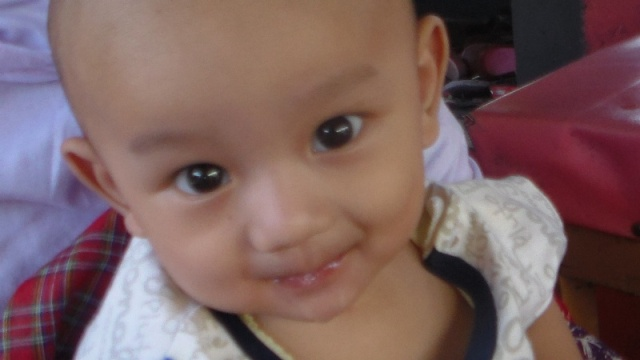
//> input picture SAM_0261.JPG, 640 x 360 px
$ ./main   (built with g++ and OpenCV 4)
//> lines starting //> are read from the running program, lines starting //| are printed output that depends on the picture
#include <iostream>
#include <stdio.h>
#include <stdlib.h>
#include <math.h>
#include <stdlib.h>
#include "opencv\cv.h"
#include "opencv\highgui.h"

using namespace std;
using namespace cv;

int main(int argc, char *argv[])
{
    //Memasukan Gambar dan mangubah menjadi grayscale
    IplImage* imgAsli = cvLoadImage("SAM_0261.jpg", CV_LOAD_IMAGE_COLOR);
//> imgAsli is the input picture: 360 rows x 640 cols, CV_8UC3; mean B, G, R 96.2, 96.8, 124.4
    IplImage* img = cvCreateImage(cvGetSize(imgAsli), IPL_DEPTH_8U, 1);
    cvCvtColor(imgAsli, img, CV_RGB2GRAY);
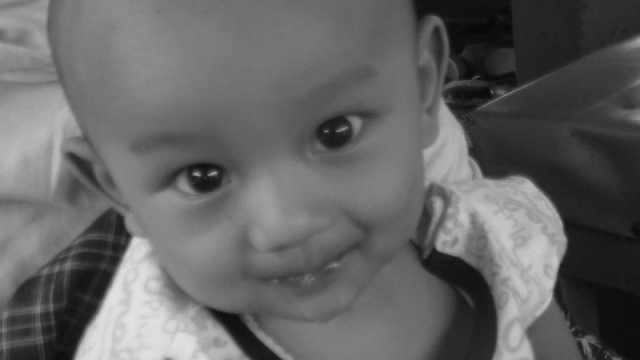
//> img: 360 rows x 640 cols, CV_8UC1; min 7, max 227, mean 99.7
    cvShowImage("Original", img);

    // Mengambil informasi image
    int height,width,step,channels;
    uchar *data;
    int i,j,k;
    height    = img->height;
//> height = 360
    width     = img->width;
//> width = 640
    step      = img->widthStep;
//> step = 640
    channels  = img->nChannels;
//> channels = 1
    data      = (uchar *)img->imageData;
    printf("Processing a %dx%d image with %d channels\n",height,width,channels);
//| Processing a 360x640 image with 1 channels

    // contrast stretching
    int x, r1=70, r2=140, s1=0, s2=255;
    for(i=0;i<height;i++)
        for(j=0;j<width;j++)
           // for(k=0;k<channels;k++)
           {
                   // data[i*step+j*channels+k]= (data[i*step+j*channels+k])^4;
                   x=data[i*step+j];
                if(0 <= x && x <= r1) x= s1/r1 * x;
                else if(r1 < x && x <= r2)x=((s2 - s1)/(r2 - r1)) * (x - r1) + s1;
                else if(r2 < x && x <= 255) x= ((255 - s2)/(255 - r2)) * (x - r2) + s2;
                data[i*step+j] = x;
       }
//> this loop made 360 passes
//> x on passes 1 to 3: 0, 0, 0
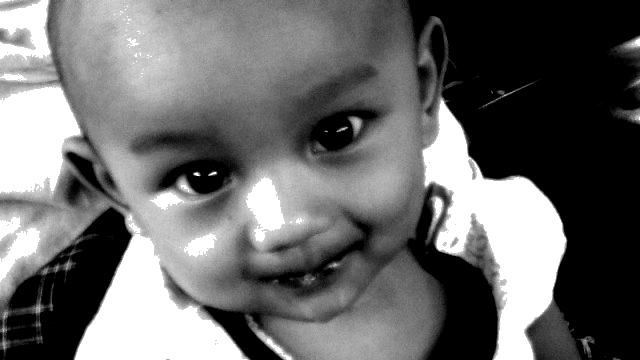
//> img: 360 rows x 640 cols, CV_8UC1; min 0, max 255, mean 106.9
//> after the loop, x = 0
    cvShowImage("Contrast Stretching", img );


    //flipping
//> (the run ends here: the program crashes, at `cvFlip(imgAsli, 1, 0);`)

$ run again, with C360_2014-01-18-18-25-29-978.jpg copied over SAM_0261.JPG
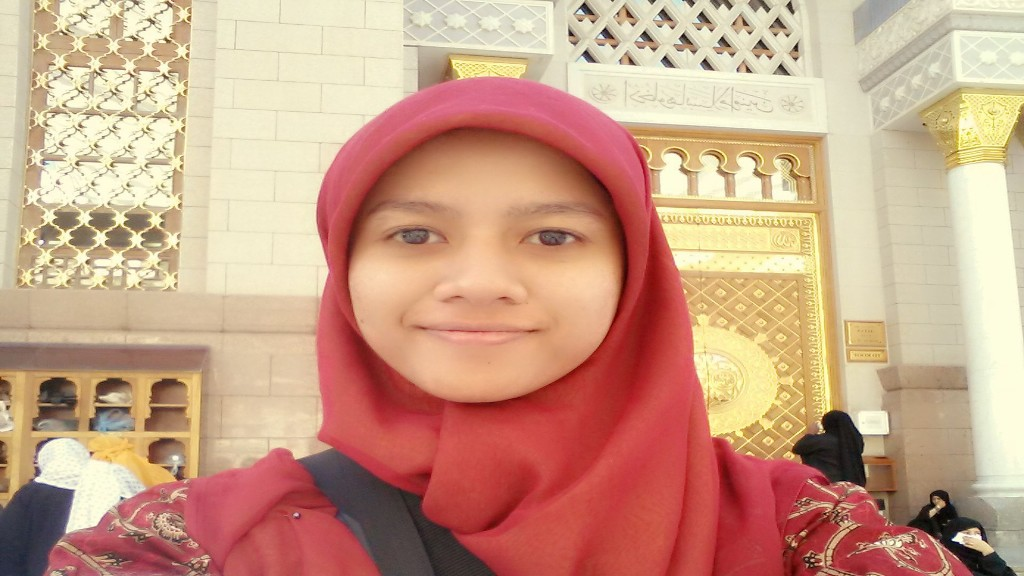
//> input picture C360_2014-01-18-18-25-29-978.jpg, 1024 x 576 px
//> imgAsli is the input picture: 576 rows x 1024 cols, CV_8UC3; mean B, G, R 134.1, 159.2, 202.7
//> `cvCvtColor(imgAsli, img, CV_RGB2GRAY);`:
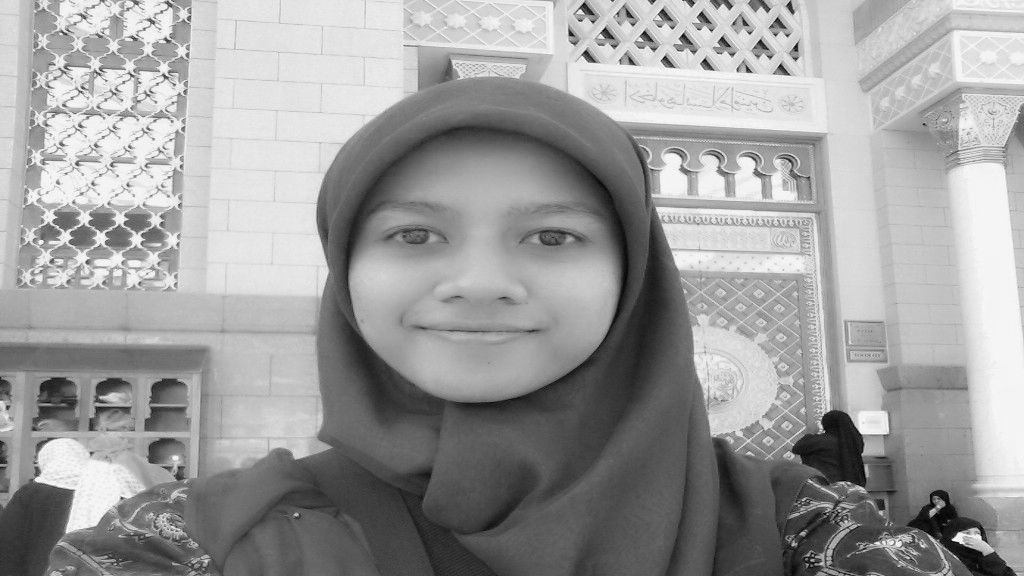
//> img: 576 rows x 1024 cols, CV_8UC1; min 1, max 254, mean 156.7
//| Processing a 576x1024 image with 1 channels
//> after the loop `for(i=0;i<height;i++)`:
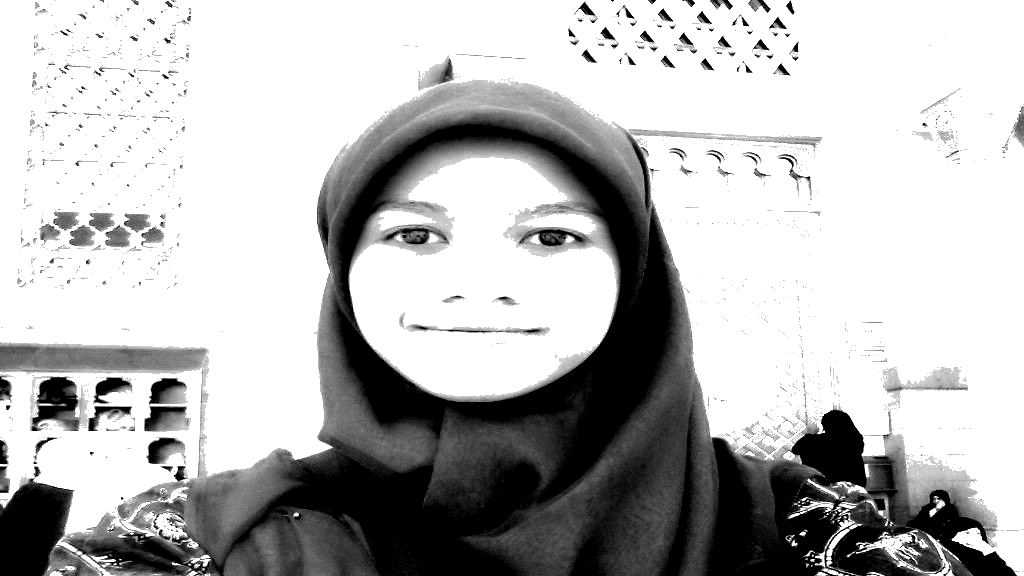
//> img: 576 rows x 1024 cols, CV_8UC1; min 0, max 255, mean 184.4
//> after the loop `for(i=0;i<height;i++)`: x = 255

$ run again, with C360_2014-01-19-10-11-31-321.jpg copied over SAM_0261.JPG
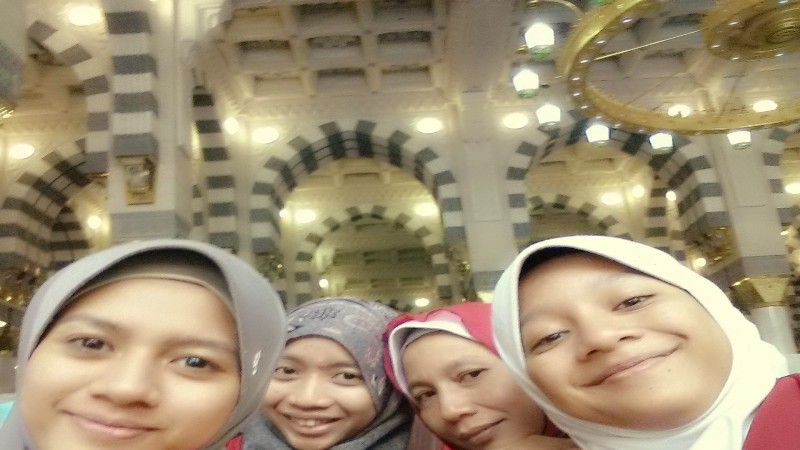
//> input picture C360_2014-01-19-10-11-31-321.jpg, 800 x 450 px
//> imgAsli is the input picture: 450 rows x 800 cols, CV_8UC3; mean B, G, R 115.5, 144, 160
//> `cvCvtColor(imgAsli, img, CV_RGB2GRAY);`:
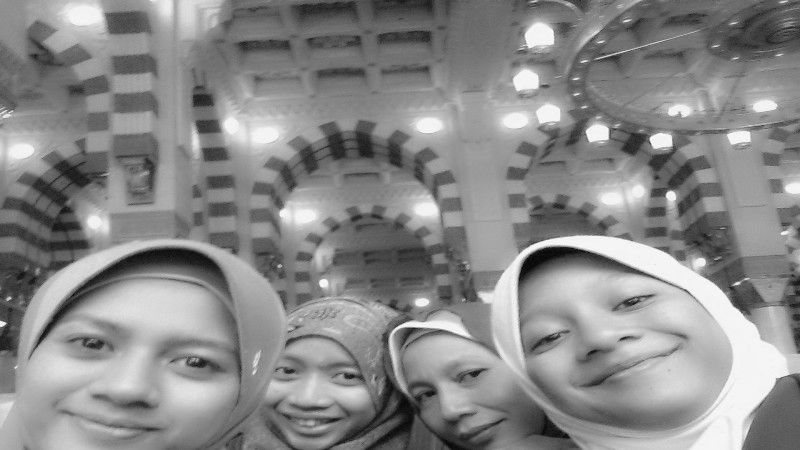
//> img: 450 rows x 800 cols, CV_8UC1; min 4, max 251, mean 137.3
//| Processing a 450x800 image with 1 channels
//> the loop `for(i=0;i<height;i++)` made 450 passes
//> x on passes 1 to 3: 87, 54, 24
//> after the loop `for(i=0;i<height;i++)`:
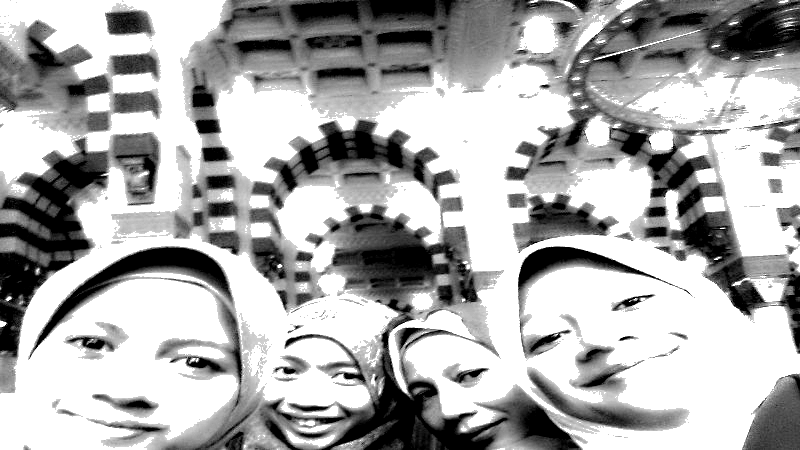
//> img: 450 rows x 800 cols, CV_8UC1; min 0, max 255, mean 172.7
//> after the loop `for(i=0;i<height;i++)`: x = 66

$ run again, with Jellyfish.jpg copied over SAM_0261.JPG
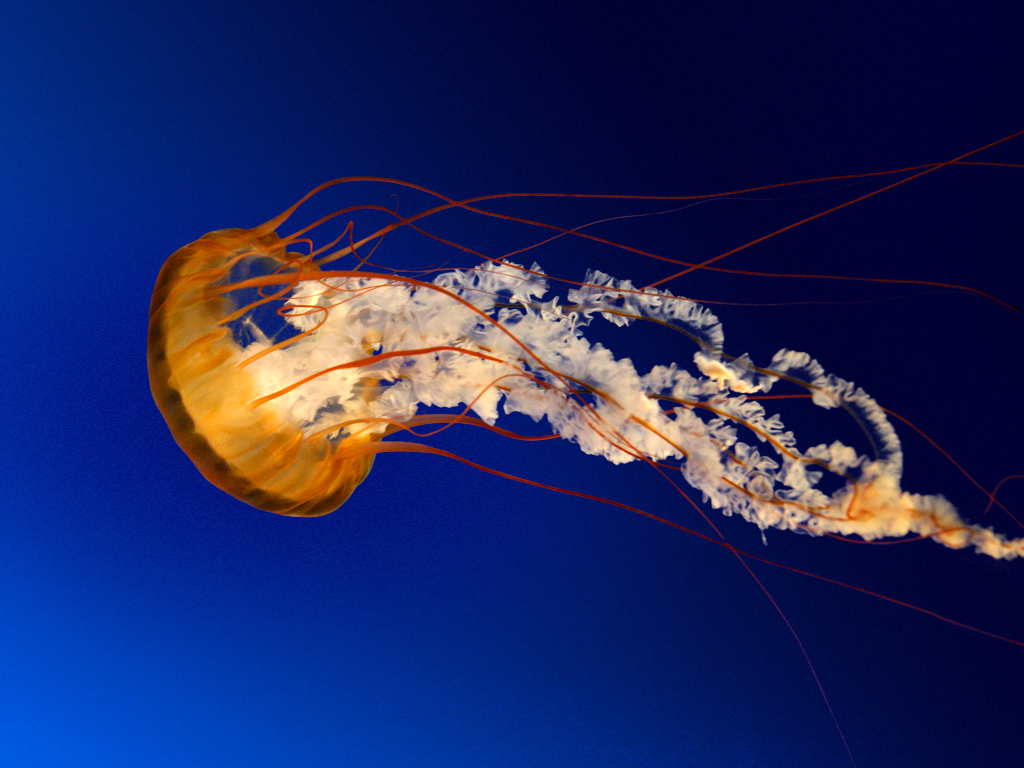
//> input picture Jellyfish.jpg, 1024 x 768 px
//> imgAsli is the input picture: 768 rows x 1024 cols, CV_8UC3; mean B, G, R 97.4, 39.8, 31
//> `cvCvtColor(imgAsli, img, CV_RGB2GRAY);`:
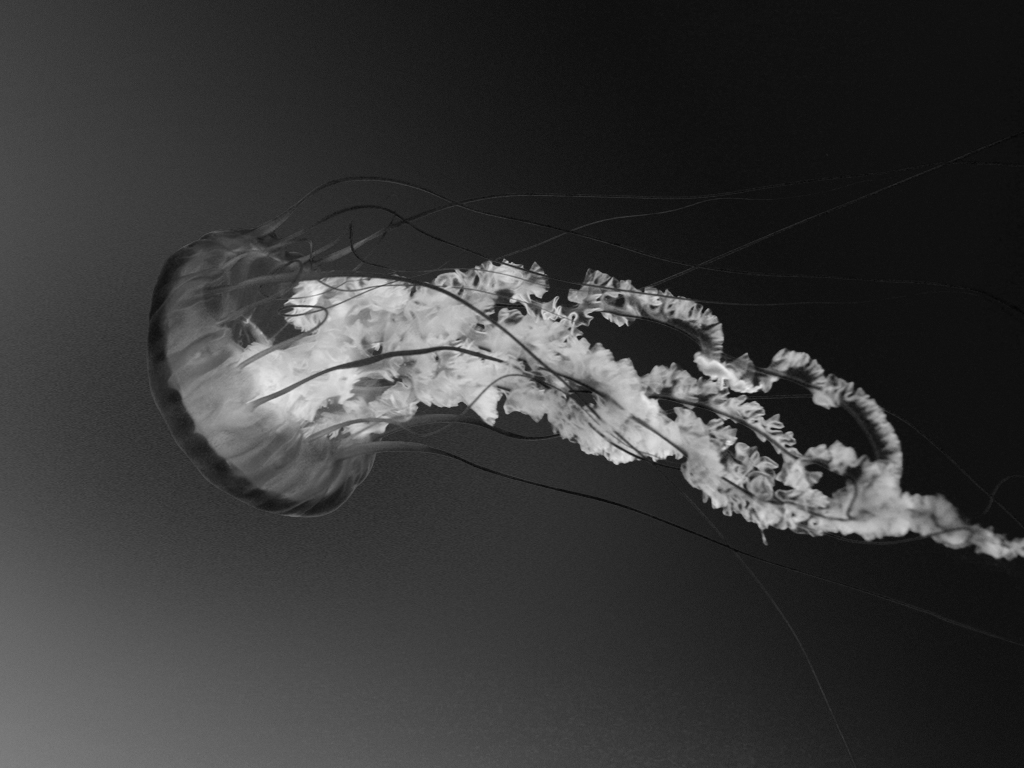
//> img: 768 rows x 1024 cols, CV_8UC1; min 3, max 244, mean 56
//| Processing a 768x1024 image with 1 channels
//> after the loop `for(i=0;i<height;i++)`:
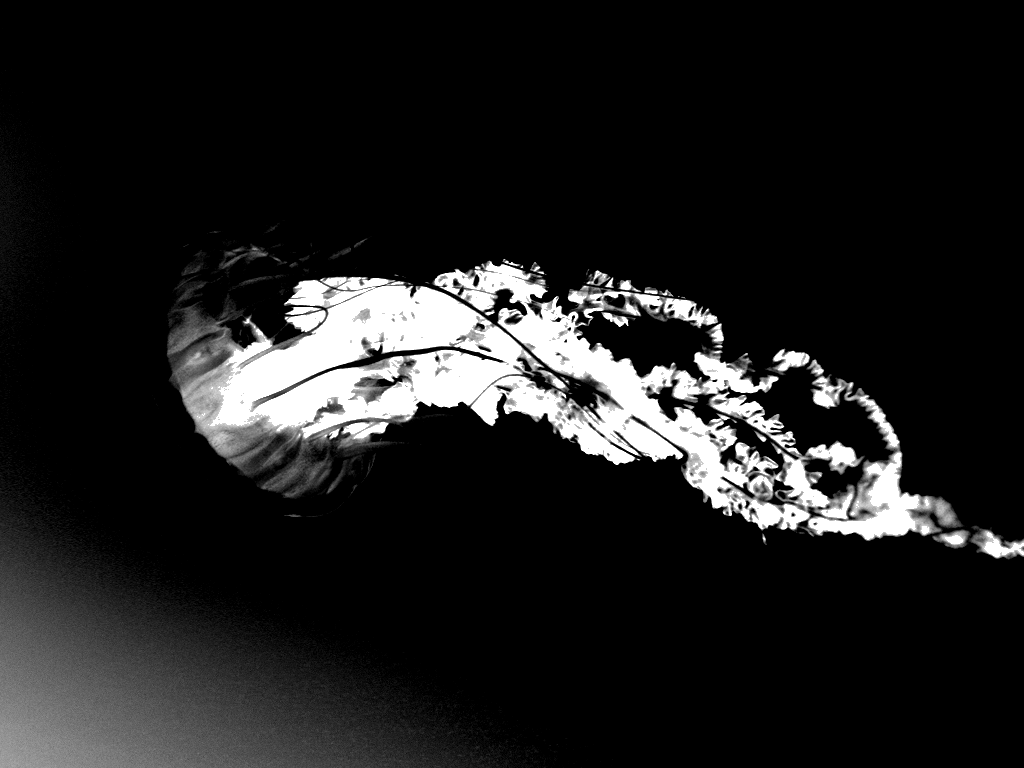
//> img: 768 rows x 1024 cols, CV_8UC1; min 0, max 255, mean 30.1
//> after the loop `for(i=0;i<height;i++)`: x = 0
